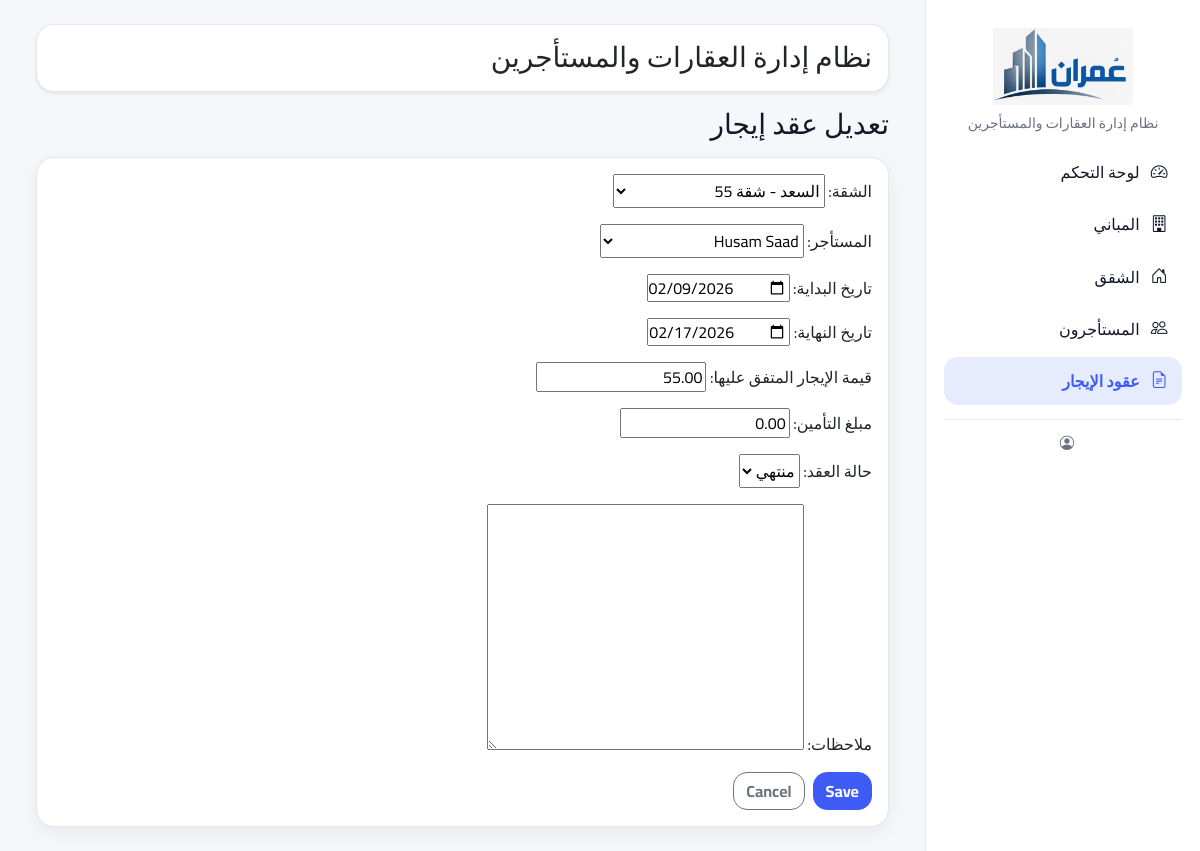
The page /leases/14/edit/ on the database its author committed.
### listings/models.py (models this page shows, shortened)
class Lease(models.Model):
    class Status(models.TextChoices):
        ACTIVE = "ACTIVE", "نشط"
        EXPIRED = "EXPIRED", "منتهي"
        ENDED = "ENDED", "منتهي"
    apartment = models.ForeignKey(
        Apartment,
        verbose_name="الشقة",
        on_delete=models.PROTECT,
        related_name="leases"
    )
    tenant = models.ForeignKey(
        Tenant,
        verbose_name="المستأجر",
        on_delete=models.PROTECT,
        related_name="leases"
    )
    start_date = models.DateField("تاريخ البداية")
    end_date = models.DateField("تاريخ النهاية", null=True, blank=True)
    rent_amount = models.DecimalField("قيمة الإيجار المتفق عليها", max_digits=12, decimal_places=2)
    security_deposit = models.DecimalField("مبلغ التأمين", max_digits=12, decimal_places=2, default=0)
    status = models.CharField("حالة العقد", max_length=10, choices=Status.choices, default=Status.ACTIVE)
    notes = models.TextField("ملاحظات", blank=True)
    class Meta:
        verbose_name = "عقد"
        verbose_name_plural = "العقود"
        ordering = ["-start_date"]
        constraints = [
            models.UniqueConstraint(
                fields=["apartment"],
                condition=models.Q(status="ACTIVE"),
                name="unique_active_lease_per_apartment",
            )
        ]

### listings/views.py (the view, shortened to what this page needs)
# urls.py: path("leases/<int:pk>/edit/", views.lease_edit, name="lease_edit"),
def lease_edit(request, pk):
    lease = get_object_or_404(Lease.objects.select_related("apartment"), pk=pk)
    form = LeaseForm(request.POST or None, instance=lease)
    is_htmx = request.headers.get("HX-Request")
    return render(request, "listings/form.html", {"form": form, "title": "تعديل عقد إيجار"})

### listings/forms.py (shortened to what this page needs)
class LeaseForm(forms.ModelForm):
    class Meta:
        model = Lease
        fields = ["apartment", "tenant", "start_date", "end_date", "rent_amount", "security_deposit", "status", "notes"]
        widgets = {
            "start_date": forms.DateInput(attrs={"type": "date"}),
            "end_date": forms.DateInput(attrs={"type": "date"}),
        }
    def __init__(self, *args, **kwargs):
        super().__init__(*args, **kwargs)
        if not self.instance.pk:
            self.fields["apartment"].queryset = Apartment.objects.filter(status="VACANT")

### listings/models.py (called while the page is built)
    def __str__(self):
        return f"{self.building.name} - شقة {self.apartment_no}"

    def __str__(self):
        return self.full_name

### listings/templates/listings/form.html (shortened to what this page needs)
{% extends "layout/base.html" %}
{% block content %}
<div class="d-flex align-items-center justify-content-between mb-3">
  <h3 class="mb-0">{{ title }}</h3>
</div>
<div class="card">
  <div class="card-body">
    <form method="post" novalidate>
      {{ form.as_p }}
      <div class="d-flex gap-2">
        <button class="btn btn-primary" type="submit">Save</button>
        <a class="btn btn-outline-secondary" href="javascript:history.back()">Cancel</a>
      </div>
    </form>
  </div>
</div>
{% endblock %}

### listings/templates/layout/base.html (style rules this page uses)
:root { --brand: #3F5BF6; --brand-600: #364CE0; --brand-100: rgba(63,91,246,.12); --bg: #F6F7FB; --card: #FFFFFF; --text: #111827; --muted: #6B7280; --border: rgba(17,24,39,.10); --shadow: 0 10px 30px rgba(17,24,39,.08); --radius: 18px; }
body { font-family: 'Cairo', sans-serif; background: var(--bg) !important; color: var(--text); }
.card { background: var(--card); border: 1px solid var(--border); border-radius: var(--radius); box-shadow: 0 6px 18px rgba(17,24,39,.06); }
.btn { border-radius: 14px; font-weight: 700; }
.btn-primary { background: var(--brand); border-color: var(--brand); }

### rows shown on the page
Lease: apartment "السعد - شقة 55", tenant "Husam Saad", start_date "02/09/2026", end_date "02/17/2026", rent_amount "55.00", security_deposit "0.00", status "منتهي"

### other values the page prints
{{ title }} "تعديل عقد إيجار"
